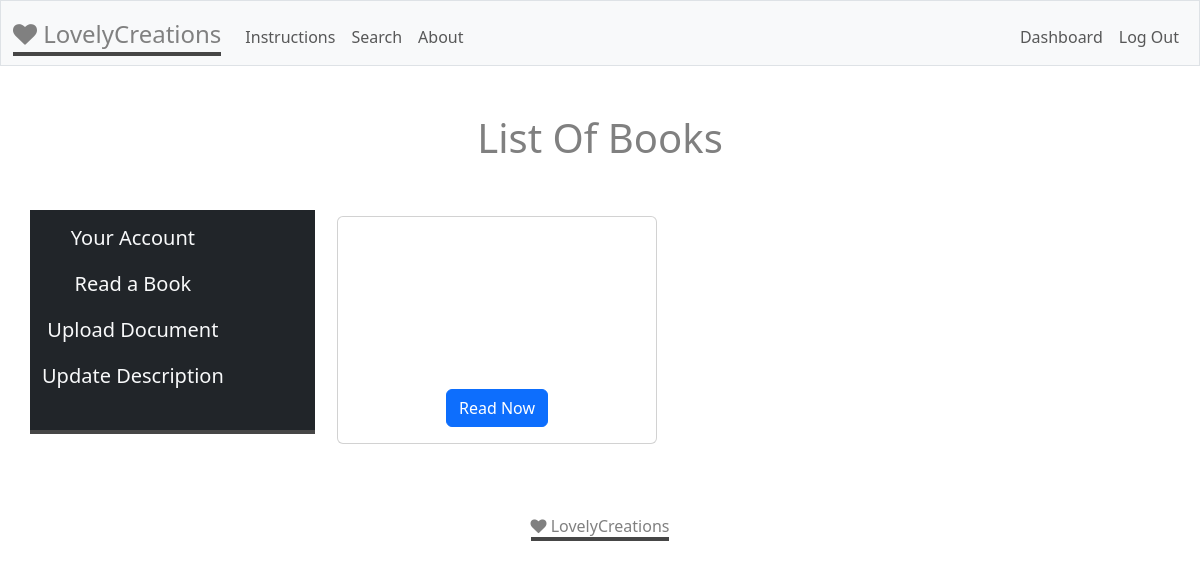
Before: /list_books (signed in) with the older database file.
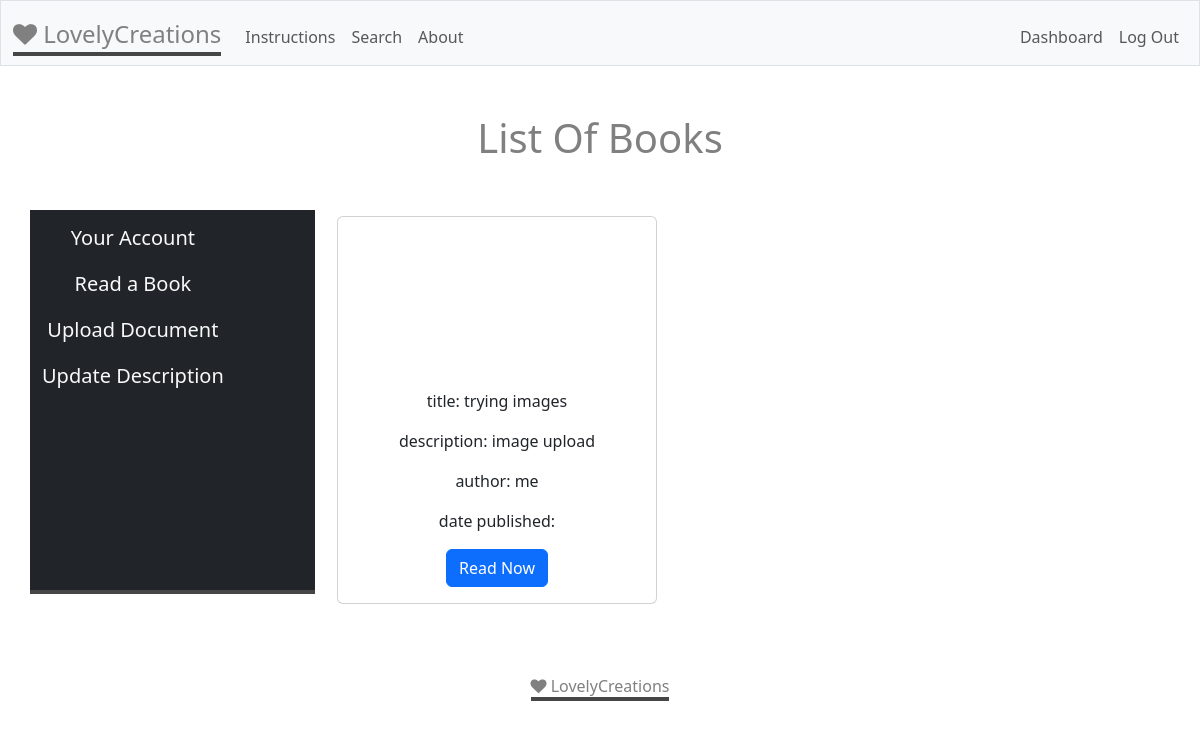
After: the same page with the newer database file.
### tables this page shows
CREATE TABLE books(
    id INTEGER PRIMARY KEY AUTOINCREMENT,
    file_id INTEGER UNIQUE,
    category_id INTEGER NULL,
    title TEXT NULL,
    description TEXT NULL,
    author TEXT NULL,
    date_published INTEGER,
    FOREIGN KEY (category_id) REFERENCES categories(id)
);

### app.py (the view)
@app.route("/list_books", methods=["GET"])
def list_books():
            id = session["user_id"]
            type = db.execute("SELECT type FROM users WHERE id = ?", id)[0]["type"]
            select_book = db.execute("SELECT * FROM books LEFT JOIN files ON books.file_id = files.id ORDER BY file_id")
            files = os.listdir(app.config["UPLOAD_DIRECTORY"])
            pdf = []
            for file in files:
                pdf.append(file)
            return render_template("list_of_books.html", pdf=pdf, type=type, select_book=select_book)

### app.py (called while the page is built)
@app.after_request
def after_request(response):
    response.headers["Cache-Control"] = "no-cache, no-store, must-revalidate"
    response.headers["Expires"] = 0
    response.headers["Pragma"] = "no-cache"
    return response

### templates/list_of_books.html (shortened to what this page needs)
{% extends "layout.html" %}
{% block main %}
<h1 class="mb-5">List Of Books</h1>
<div class="row">
  <nav class="navbar navbar-brand bg-dark col-sm-3 mb-3">
    <div class="container-fluid">
      <ul class="navbar-nav">
        <li class="nav-item">
          <a class="nav-link  text-light" href="/account">Your Account</a>
        </li>
        <li class="nav-item">
          <a class="nav-link  text-light" href="/list_books">Read a Book</a>
        </li>
        {% if type == "publisher" %}
          <li class="nav-item">
            <a class="nav-link  text-light" href="/upload_file">Upload Document</a>
          </li>
          <li class="nav-item">
            <a class="nav-link  text-light" href="/update_desc">Update Description</a>
          </li>
        {% endif %}
      </ul>
    </div>
  </nav>
    {% for pdfs in pdf %}
      <div class="card flex justify-content:center" style="width:20rem; margin:6px;">
        <div style="margin-left:-13px">
          <iframe
            src="{{ url_for('serve_file', filename=pdfs)}}">
          </iframe>
          </div>
        <div class="card-body">
          {% for selected in select_book %}
              {% if selected["path"] == pdfs %}
                  <p>title: {{selected["title"]}}</p>
                  <p>description: {{selected["description"]}}</p>
                  <p>author: {{selected["author"]}}</p>
                  <p>date published: {{selected["date_published"]}}</p>
              {% endif %}
          {% endfor %}
          <a href="{{ url_for('serve_file', filename=pdfs)}}" target="_blank" class="btn btn-primary">Read Now</a>
       </div>
      </div>
      {% endfor %}
 </div>
{% endblock %}

### templates/layout.html (shortened to what this page needs)
<!DOCTYPE html>
<html lang="en">
    <head>
        <link href="https://cdn.jsdelivr.net/npm/bootstrap@5.3.2/dist/css/bootstrap.min.css" rel="stylesheet">
        <link rel="stylesheet" href="https://cdnjs.cloudflare.com/ajax/libs/font-awesome/4.7.0/css/font-awesome.min.css">
        <link href="/static/styles.css" rel="stylesheet">
    </head>
    <body>
        <nav class="bg-light border navbar navbar-expand-md navbar-light">
            <div class="container-fluid">
                <a class="navbar-brand" href="/"><i class="fa fa-heart"></i>&nbsp;<span>LovelyCreations</span></a>
                <div class="collapse navbar-collapse" id="navbar">
                        <ul class="navbar-nav me-auto mt-2">
                            <li class="nav-item"><a class="nav-link" href="/instructions">Instructions</a></li>
                            <li class="nav-item"><a class="nav-link" href="/search">Search</a></li>
                            <li class="nav-item"><a class="nav-link" href="/about">About</a></li>
                        </ul>
                        {% if session["user_id"] %}
                        <ul class="navbar-nav ms-auto mt-2">
                            <li class="nav-item"><a class="nav-link" href="/dashboard">Dashboard</a></li>
                            <li class="nav-item"><a class="nav-link" href="/logout">Log Out</a></li>
                        </ul>
                    {% else %}
                        <ul class="navbar-nav ms-auto mt-2">
                            <li class="nav-item"><a class="nav-link" href="/register">Register</a></li>
                            <li class="nav-item"><a class="nav-link" href="/login">Log In</a></li>
                        </ul>
                    {% endif %}
                </div>
            </div>
        </nav>
        <main class="container py-5 text-center">
            {% block main %}{% endblock %}
        </main>
        <footer class="m-3">
            <div class="text-center"><a class="navbar-brand" href="/"><i class="fa fa-heart"></i>&nbsp;<span>LovelyCreations</span></a></div>
        </footer>
    </body>
</html>

### static/styles.css (style rules this page uses)
body { color:gray; }
nav .navbar-brand { font-size: x-large; color:gray; }
.navbar-brand { margin-left: 0; padding-bottom: 0; border-bottom: 4px solid #464646; }
.navbar { align-items: flex-start; }

Changed rows visible on the page:
added books: title "trying images", description "image upload", author "me"
